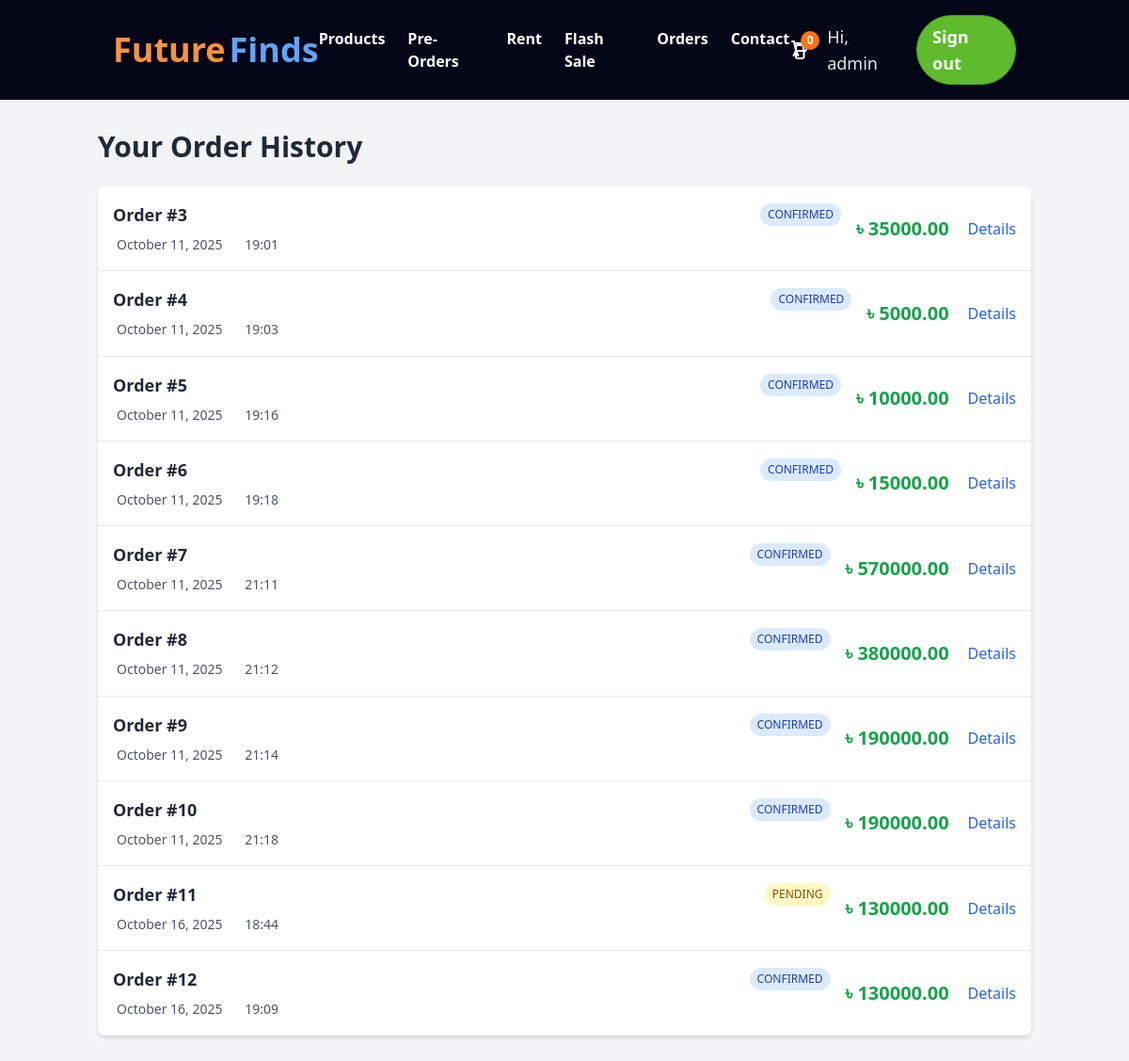
/product/orders/ (signed in), run on the app's committed database.
### products/models.py (models this page shows, shortened)
class Order(models.Model):
    user = models.ForeignKey(User, on_delete=models.CASCADE, related_name="orders")
    created_at = models.DateTimeField(auto_now_add=True)
    updated_at = models.DateTimeField(auto_now=True)
    STATUS_CHOICES = [
        ("Pending", "Pending"),
        ("Confirmed", "Confirmed"),
        ("Shipped", "Shipped"),
        ("Delivered", "Delivered"),
        ("Cancelled", "Cancelled"),
    ]
    status = models.CharField(max_length=20, choices=STATUS_CHOICES, default="Pending")
    total_price = models.DecimalField(max_digits=10, decimal_places=2, blank=True, null=True)
    address = models.TextField(blank=True, null=True)
    phone = models.CharField(max_length=15, blank=True, null=True)
    PAYMENT_CHOICES = [
        ("SSLCommerz", "SSLCommerz"),
    ]
    payment_method = models.CharField(max_length=20, choices=PAYMENT_CHOICES, default="SSLCommerz")

### products/views.py (the view)
# urls.py: path('orders/', views.orders, name='orders'),
@login_required(login_url='login')
def orders(request):
    user = request.user
    orders = Order.objects.filter(user=user).prefetch_related('items__product')
    flash_sale_orders = FlashSaleOrder.objects.filter(user=user)
    return render(request, 'orders.html', {
        'orders': orders,
        'flash_sale_orders': flash_sale_orders
    })

### templates/orders.html (shortened to what this page needs)
<!DOCTYPE html>
<html lang="en">
<head>
     <link href="https://cdn.jsdelivr.net/npm/daisyui@4.12.24/dist/full.min.css" rel="stylesheet" type="text/css" />
<script src="https://cdn.tailwindcss.com"></script>
</head>
<body class=" bg-gray-100">
 {% load static %}
<header class="bg-slate-950 sticky top-0 z-50">
  <div class="container mx-auto flex justify-between items-center py-4 px-4 lg:px-8">
    <a href="{% url 'home' %}" class="flex items-center">
      <span class="text-orange-400 text-4xl font-bold">Future</span>
      <span class="text-blue-400 text-4xl font-bold ml-1">Finds</span>
    </a>
    <nav id="mobileMenu" class="hidden lg:flex md:flex-grow justify-center">
      <ul class="flex flex-col lg:flex-row lg:space-x-6 text-white font-semibold">
        <li><a href="{% url 'products' %}" class="hover:text-orange-400 py-2 block">Products</a></li>
        <li><a href="{% url 'preorder_products' %}" class="hover:text-orange-400 py-2 block">Pre-Orders</a></li>
        <li><a href="{% url 'rental_products' %}" class="hover:text-orange-400 py-2 block">Rent</a></li>
        <li><a href="{% url 'flash_sale' %}" class="hover:text-orange-400 py-2 block">Flash Sale</a></li>
        {% if user.is_authenticated %}
          <li><a href="{% url 'orders' %}" class="hover:text-orange-400 py-2 block">Orders</a></li>
        {% endif %}
        <li><a href="{% url 'contact' %}" class="hover:text-orange-400 py-2 block">Contact</a></li>
      </ul>
    </nav>
    <div class="hidden lg:flex items-center space-x-4">
      <a href="{% url 'cart' %}" class="relative text-white hover:text-orange-400 transition-colors">
        <svg class="w-6 h-6" fill="none" stroke="currentColor" viewBox="0 0 24 24">
          <path stroke-linecap="round" stroke-linejoin="round" stroke-width="2" d="M3 3h2l.4 2M7 13h10l4-8H5.4m0 0L7 13m0 0l-2.5 5M7 13l2.5 5m6-5v6a2 2 0 01-2 2H9a2 2 0 01-2-2v-6m8 0V9a2 2 0 00-2-2H9a2 2 0 00-2 2v4.01"></path>
        </svg>
        <span class="absolute -top-2 -right-2 bg-orange-500 text-white text-xs rounded-full h-5 w-5 flex items-center justify-center font-bold">
          {% if user.is_authenticated %}
            {{ user.cartitem_set.count|default:0 }}
          {% else %}
            0
          {% endif %}
        </span>
      </a>
      {% if user.is_authenticated %}
        <span class="text-gray-200 text-lg">Hi, {{ user.username }}</span>
        <a href="{% url 'logout' %}"
           class="bg-[#5EBB2B] border border-[#4eaa0c] text-white hover:bg-transparent hover:text-[#5EBB2B] font-semibold px-4 py-2 rounded-full text-lg transition">
           Sign out
        </a>
      {% else %}
        <a href="{% url 'login' %}"
           class="bg-[#FF9900] border border-[#e17d00] text-black hover:bg-transparent hover:text-[#FF9900] font-semibold px-4 py-2 rounded-full text-lg transition">
           Sign in
        </a>
      {% endif %}
    </div>
  </div>
</header>
<div class="container mx-auto px-4 py-8 min-h-screen">
    <div class="max-w-5xl mx-auto">
        <h1 class="text-3xl font-bold mb-6 text-gray-800">Your Order History</h1>
        {% if orders or flash_sale_orders %}
        <div class="bg-white shadow-md rounded-lg overflow-hidden">
            <div class="divide-y divide-gray-200">
                {% for order in orders %}
                <div class="flex items-center p-4 hover:bg-gray-50 transition-colors">
                    <div class="flex-grow">
                        <div class="flex items-center justify-between">
                            <h2 class="text-lg font-semibold text-gray-800">
                                Order #{{ order.id }}
                            </h2>
                            <span class="
                                {% if order.status == 'Pending' %}bg-yellow-100 text-yellow-800
                                {% elif order.status == 'Confirmed' %}bg-blue-100 text-blue-800
                                {% elif order.status == 'Shipped' %}bg-green-100 text-green-800
                                {% elif order.status == 'Delivered' %}bg-green-200 text-green-900
                                {% else %}bg-red-100 text-red-800
                                {% endif %}
                                px-2 py-1 rounded-full text-xs font-medium uppercase">
                                {{ order.status }}
                            </span>
                        </div>
                        <div class="mt-2 text-gray-600 text-sm">
                            <span class="mr-4">
                                {{ order.created_at|date:"F d, Y" }}
                            </span>
                            <span>
                                {{ order.created_at|date:"H:i" }}
                            </span>
                        </div>
                    </div>
                    <div class="mx-4 text-right">
                        <span class="text-xl font-bold text-green-600">৳ {{ order.total_price }}</span>
                    </div>
                    <div class="flex items-center space-x-2">
                        <a href="{% url 'order_detail' order.id %}" class="flex items-center text-blue-600 hover:text-blue-800 transition">
                            Details
                        </a>
                    </div>
                </div>
                {% endfor %}
            </div>
        </div>
        {% endif %}
    </div>
</div>
    {% load static %}
</body>
</html>

### data on the page
Order: id "3", status "CONFIRMED", created_at "October 11, 2025", created_at "19:01", total_price "35000.00"
Order: id "4", status "CONFIRMED", created_at "October 11, 2025", created_at "19:03", total_price "5000.00"
Order: id "5", status "CONFIRMED", created_at "October 11, 2025", created_at "19:16", total_price "10000.00"
Order: id "6", status "CONFIRMED", created_at "October 11, 2025", created_at "19:18", total_price "15000.00"
Order: id "7", status "CONFIRMED", created_at "October 11, 2025", created_at "21:11", total_price "570000.00"
Order: id "8", status "CONFIRMED", created_at "October 11, 2025", created_at "21:12", total_price "380000.00"
Order: id "9", status "CONFIRMED", created_at "October 11, 2025", created_at "21:14", total_price "190000.00"
Order: id "10", status "CONFIRMED", created_at "October 11, 2025", created_at "21:18", total_price "190000.00"
Order: id "11", status "PENDING", created_at "October 16, 2025", created_at "18:44", total_price "130000.00"
Order: id "12", status "CONFIRMED", created_at "October 16, 2025", created_at "19:09", total_price "130000.00"

### other printed values
{{ user.cartitem_set.count|default:0 }} "0"
{{ user.username }} "admin"
